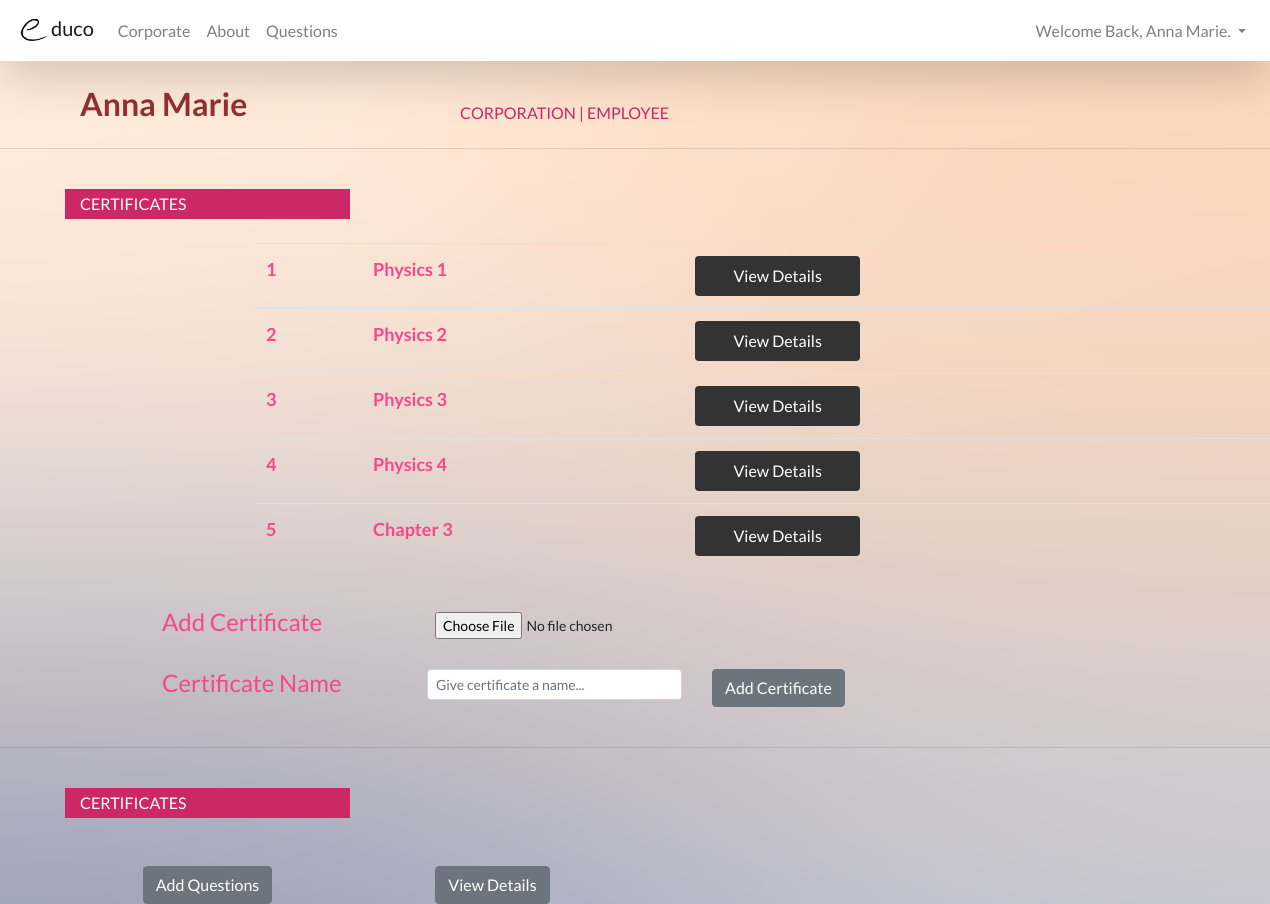
/website/corporate/corporate_main_menu.php (signed in), run on the app's committed database.
### tables this page shows
CREATE TABLE IF NOT EXISTS `certificate` (
  `Cert_No` int(10) NOT NULL AUTO_INCREMENT,
  `Corp_ID` int(10) NOT NULL,
  `Cert_File` varchar(255) NOT NULL,
  `Cert_Name` varchar(50) DEFAULT NULL,
  PRIMARY KEY (`Cert_No`)
);

### website/corporate/corporate_main_menu.php (the view, shortened to what this page needs)
<!DOCTYPE html>
<html>
<head>
<?php include($_SERVER["DOCUMENT_ROOT"].'/template/header.php'); ?>
</head>
<body>
<?php include($_SERVER["DOCUMENT_ROOT"].'/template/corporatenavbar.php'); ?>
<br/>
<div class="container">
  <div class="row">
    <div class="col-lg-4">
      <h4 class="float-left" style="font-size: 2em; color: #953031; font-weight: bold;">
      <?php echo $_SESSION['user']; ?>
      </h4>
    </div>
    <div class="col-lg-8">
      <h4 class="float-left" style="font-size: 1em; color: #CC2865; padding-top: 18px;">
      CORPORATION | EMPLOYEE
      </h4>
    </div>
  </div>
</div>
<hr/><br/>
<div class="container">
  <div class="row">
    <div class="col-sm-3" style="background-color: #CC2865; color: white; text-align: center; padding-top: 3px; height: 30px;">
      <p class="float-left">CERTIFICATES</p>
    </div>
  </div>
</div>
<br/>
<table class="table table-hover" style="margin-left: 20%; width: 80%;">
  <tbody style="color: #F7478A; font-size: 18px; font-weight: bold;">
<?php
$conn = mysqli_connect('localhost','root','','educo');
$sql = "SELECT Cert_No,Cert_Name FROM certificate";
$result = mysqli_query($conn, $sql);
while($row = mysqli_fetch_array($result))
{
  echo "<tr>";
  echo "<td>" . $row['Cert_No'] . "</td>";
  echo "<td>" . $row['Cert_Name'] . "</td>";
  echo "<td>";
  echo "<button class= btn btn-primary style='width: 165px; height: 40px; color: white; background-color:       #333333;'onclick=\"window.location.href='corporate_certificate_performance.php?id=".$row['Cert_No']."'\">View Details</button></td>";
  echo "</tr>";
  }
  echo "</table>";
?>
<br/>
  <form method="post" action="add_certificate_function.php" enctype="multipart/form-data">
    <div class="container" style="margin-left: 10%;">
      <div class="row">
        <div class="col-3">
          <h4 style="color: #F7478A; font-size: 1.5em; text-indent: 20px;">Add Certificate</h4>
        </div>
        <div class="col-3">
            <input type="file" id="fileupload" name="fileupload" class="form-control-file form-control-sm">
        </div>
      </div>
      <br/>
      <div class="row">
        <div class="col-3">
          <h4 style="color: #F7478A; font-size: 1.5em; text-indent: 20px;">Certificate Name</h4>
        </div>
        <div class="col-3">
            <input type="text" id="certname" name="certname" required="required" placeholder="Give certificate a name..." class="form-control form-control-sm">
        </div>
        <div class="col-2">
            <button type="submit" class="btn btn-secondary">Add Certificate</button>
        </div>
      </div>
    </div>
  </form>
<br/><hr/><br/>
<div class="container">
  <div class="row">
    <div class="col-sm-3" style="background-color: #CC2865; color: white; text-align: center; padding-top: 3px; height: 30px;">
      <p class="float-left">CERTIFICATES</p>
    </div>
  </div>
<br/><br/>
<center>
  <div class="row">
    <div class="col-3">
      <button onclick="window.location.href='add_question_corporate.php'" class="btn btn-secondary">Add Questions</button>
    </div>
    <div class="col-3">
      <button onclick="window.location.href='corporate_submitted_questions.php'" class="btn btn-secondary">View Details</button>
    </div>
  </div>
</center>
</div>
</body>
</html>

### template/header.php (style rules this page uses)
body { font-family: 'Lato' !important; background-color: #FAFAFA !important; }

### website/corporate/corporate_main_menu.php (style rules this page uses)
body { background-image: url("/pictures/Corporate Background.png"); background-repeat: no-repeat; background-size: 100%; }

### data on the page
certificate: Cert_No "1", Cert_Name "Physics 1"
certificate: Cert_No "2", Cert_Name "Physics 2"
certificate: Cert_No "3", Cert_Name "Physics 3"
certificate: Cert_No "4", Cert_Name "Physics 4"
certificate: Cert_No "5", Cert_Name "Chapter 3"

### other printed values
$_SESSION['user'] "Anna Marie"
